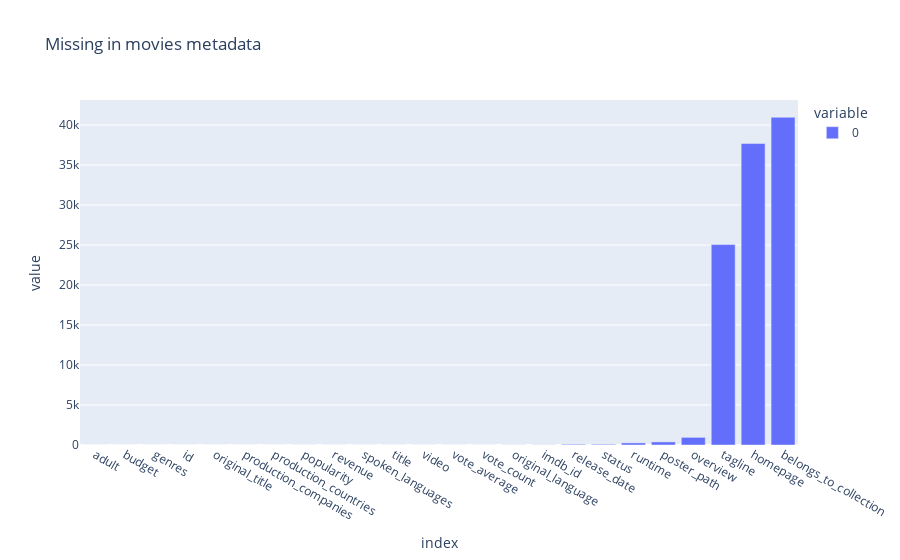

Notebook code cell kept with this figure:
### Markdown cell above
## Missing Data

### Code cell
nan_list = movies.isna().sum().sort_values()
nan_list.plot.bar(title="Missing in movies metadata")

### Figure 1 — Plotly figure (JSON) as saved in the notebook; plotly's stock layout.template omitted (floating-point values rounded to 4 significant figures)
{"data": [{"alignmentgroup": "True", "hovertemplate": "variable=0<br>index=%{x}<br>value=%{y}<extra></extra>", "legendgroup": "0", "marker": {"color": "#636efa", "pattern": {"shape": ""}}, "name": "0", "offsetgroup": "0", "orientation": "v", "showlegend": true, "textposition": "auto", "type": "bar", "x": ["adult", "budget", "genres", "id", "original_title", "production_companies", "production_countries", "popularity", "revenue", "spoken_languages", "title", "video", "vote_average", "vote_count", "original_language", "imdb_id", "release_date", "status", "runtime", "poster_path", "overview", "tagline", "homepage", "belongs_to_collection"], "xaxis": "x", "y": [0, 0, 0, 0, 0, 3, 3, 5, 6, 6, 6, 6, 6, 6, 11, 17, 87, 87, 263, 386, 954, 25054, 37684, 40972], "yaxis": "y"}], "layout": {"barmode": "relative", "legend": {"title": {"text": "variable"}, "tracegroupgap": 0}, "title": {"text": "Missing in movies metadata"}, "xaxis": {"anchor": "y", "domain": [0, 1], "title": {"text": "index"}}, "yaxis": {"anchor": "x", "domain": [0, 1], "title": {"text": "value"}}}}
